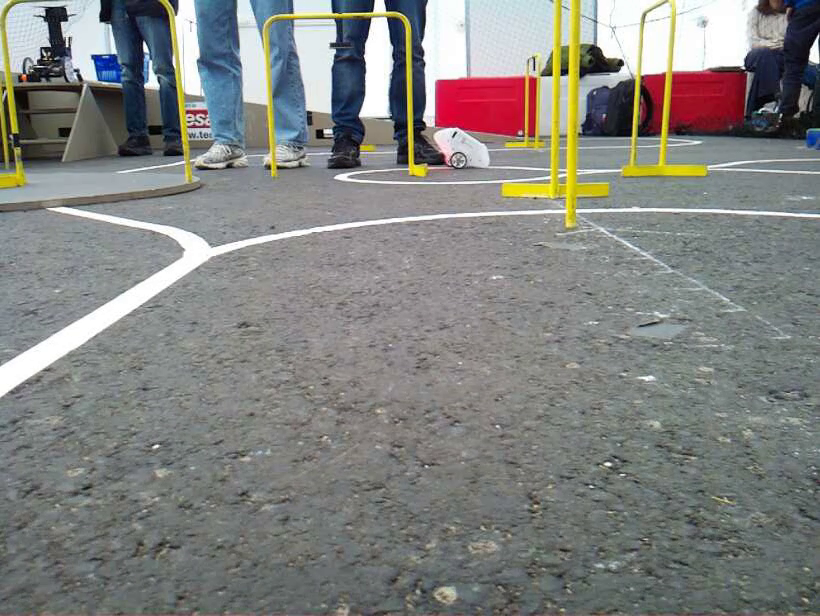
#> input picture frame 2 of mqtt_python/recordings/test1/video.mp4, 820 x 616 px, given in place of the camera
$ python detect_balls.py
#> lines starting #> are read from the running program, lines starting #| are printed output that depends on the picture; after the words box and inside, x2 and y2 are one past the last pixel; in counts of white or black regions, pixels touching at a corner belong together
#!/usr/bin/env python3

import argparse
import json
import os
from dataclasses import dataclass

import cv2 as cv
import numpy as np


WINDOW_FRAME = "Ball detection"
WINDOW_MASK = "Active colour mask"
WINDOW_CTRL = "Tuning controls"

COLOUR_KEYS = {
	"b": "blue",
	"r": "red",
	"w": "white",
}

DRAW_COLOURS = {
	"blue": (255, 100, 20),
	"red": (40, 40, 255),
	"white": (220, 220, 220),
}


@dataclass
class ColourThreshold:
	h_low: int
	h_high: int
	s_low: int
	s_high: int
	v_low: int
	v_high: int


def default_config():
	return {
		"blue": ColourThreshold(90, 135, 70, 255, 50, 255),
		# Red wraps hue around 0 in HSV, so h_low > h_high is intentional.
		"red": ColourThreshold(170, 10, 80, 255, 60, 255),
		"white": ColourThreshold(0, 179, 0, 70, 150, 255),
		"detector": {
			"min_radius": 8,
			"max_radius": 120,
			"min_area": 200,
			"min_circularity_x100": 70,
			"open_kernel": 3,
			"close_kernel": 5,
		},
	}


def create_trackbars(config, active_colour):
	cv.namedWindow(WINDOW_CTRL, cv.WINDOW_NORMAL)
	cv.resizeWindow(WINDOW_CTRL, 480, 360)

	def _noop(_):
		return

	ct = config[active_colour]
	det = config["detector"]

	cv.createTrackbar("H low", WINDOW_CTRL, ct.h_low, 179, _noop)
	cv.createTrackbar("H high", WINDOW_CTRL, ct.h_high, 179, _noop)
	cv.createTrackbar("S low", WINDOW_CTRL, ct.s_low, 255, _noop)
	cv.createTrackbar("S high", WINDOW_CTRL, ct.s_high, 255, _noop)
	cv.createTrackbar("V low", WINDOW_CTRL, ct.v_low, 255, _noop)
	cv.createTrackbar("V high", WINDOW_CTRL, ct.v_high, 255, _noop)

	cv.createTrackbar("Min radius", WINDOW_CTRL, det["min_radius"], 200, _noop)
	cv.createTrackbar("Max radius", WINDOW_CTRL, det["max_radius"], 250, _noop)
	cv.createTrackbar("Min area", WINDOW_CTRL, det["min_area"], 20000, _noop)
	cv.createTrackbar(
		"Min circularity x100",
		WINDOW_CTRL,
		det["min_circularity_x100"],
		100,
		_noop,
	)
	cv.createTrackbar("Open kernel", WINDOW_CTRL, det["open_kernel"], 15, _noop)
	cv.createTrackbar("Close kernel", WINDOW_CTRL, det["close_kernel"], 15, _noop)


def write_trackbars_to_config(config, active_colour):
	ct = config[active_colour]
	det = config["detector"]

	ct.h_low = cv.getTrackbarPos("H low", WINDOW_CTRL)
	ct.h_high = cv.getTrackbarPos("H high", WINDOW_CTRL)
	ct.s_low = cv.getTrackbarPos("S low", WINDOW_CTRL)
	ct.s_high = cv.getTrackbarPos("S high", WINDOW_CTRL)
	ct.v_low = cv.getTrackbarPos("V low", WINDOW_CTRL)
	ct.v_high = cv.getTrackbarPos("V high", WINDOW_CTRL)

	det["min_radius"] = max(1, cv.getTrackbarPos("Min radius", WINDOW_CTRL))
	det["max_radius"] = max(det["min_radius"], cv.getTrackbarPos("Max radius", WINDOW_CTRL))
	det["min_area"] = max(10, cv.getTrackbarPos("Min area", WINDOW_CTRL))
	det["min_circularity_x100"] = cv.getTrackbarPos("Min circularity x100", WINDOW_CTRL)
	det["open_kernel"] = cv.getTrackbarPos("Open kernel", WINDOW_CTRL)
	det["close_kernel"] = cv.getTrackbarPos("Close kernel", WINDOW_CTRL)


# [8 lines left out: function set_trackbars_from_colour, not called in this run]


def make_mask(hsv_img, threshold: ColourThreshold):
	lower = np.array([threshold.h_low, threshold.s_low, threshold.v_low], dtype=np.uint8)
	upper = np.array([threshold.h_high, threshold.s_high, threshold.v_high], dtype=np.uint8)

	if threshold.h_low <= threshold.h_high:
		return cv.inRange(hsv_img, lower, upper)

	# Hue range wraps around 179->0 for colours near red.
	lower_1 = np.array([0, threshold.s_low, threshold.v_low], dtype=np.uint8)
	upper_1 = np.array([threshold.h_high, threshold.s_high, threshold.v_high], dtype=np.uint8)
	lower_2 = np.array([threshold.h_low, threshold.s_low, threshold.v_low], dtype=np.uint8)
	upper_2 = np.array([179, threshold.s_high, threshold.v_high], dtype=np.uint8)
	return cv.bitwise_or(cv.inRange(hsv_img, lower_1, upper_1), cv.inRange(hsv_img, lower_2, upper_2))


def apply_morphology(mask, open_kernel, close_kernel):
	if open_kernel > 1:
		k = cv.getStructuringElement(cv.MORPH_ELLIPSE, (open_kernel, open_kernel))
		mask = cv.morphologyEx(mask, cv.MORPH_OPEN, k, iterations=1)
	if close_kernel > 1:
		k = cv.getStructuringElement(cv.MORPH_ELLIPSE, (close_kernel, close_kernel))
		mask = cv.morphologyEx(mask, cv.MORPH_CLOSE, k, iterations=1)
	return mask


def detect_balls_in_mask(mask, det_cfg, colour_name):
	contours, _ = cv.findContours(mask, cv.RETR_EXTERNAL, cv.CHAIN_APPROX_SIMPLE)
	detections = []

	min_area = float(det_cfg["min_area"])
	min_radius = float(det_cfg["min_radius"])
	max_radius = float(det_cfg["max_radius"])
	min_circularity = float(det_cfg["min_circularity_x100"]) / 100.0

	for contour in contours:
		area = cv.contourArea(contour)
		if area < min_area:
			continue

		perimeter = cv.arcLength(contour, True)
		if perimeter <= 0:
			continue

		circularity = 4.0 * np.pi * area / (perimeter * perimeter)
		if circularity < min_circularity:
			continue

		(x, y), radius = cv.minEnclosingCircle(contour)
		if radius < min_radius or radius > max_radius:
			continue

		detections.append(
			{
				"colour": colour_name,
				"center": (int(x), int(y)),
				"radius": int(radius),
				"area": float(area),
				"circularity": float(circularity),
			}
		)

	return detections


def load_config(path):
	cfg = default_config()
	if not path or not os.path.exists(path):
		return cfg

	with open(path, "r", encoding="utf-8") as f:
		raw = json.load(f)

	for colour in ("blue", "red", "white"):
		if colour in raw:
			item = raw[colour]
			cfg[colour] = ColourThreshold(
				int(item["h_low"]),
				int(item["h_high"]),
				int(item["s_low"]),
				int(item["s_high"]),
				int(item["v_low"]),
				int(item["v_high"]),
			)

	if "detector" in raw:
		cfg["detector"].update(raw["detector"])

	return cfg


# [13 lines left out: function save_config, not called in this run]


def parse_args():
	parser = argparse.ArgumentParser(description="Detect blue/red/white balls and show center locations.")
	parser.add_argument(
		"--source",
		default="0",
		help="Camera source index or URL (default: 0).",
	)
	parser.add_argument(
		"--config",
		default="ball_detect_config.json",
		help="Path to load/save tuning configuration.",
	)
	parser.add_argument(
		"--no-gui",
		action="store_true",
		help="Run without OpenCV windows and print detections only.",
	)
	return parser.parse_args()


def open_capture(source_arg):
	if source_arg.isdigit():
		return cv.VideoCapture(int(source_arg))
	return cv.VideoCapture(source_arg)


def main():
	args = parse_args()
	config = load_config(args.config)

	cap = open_capture(args.source)
	if not cap.isOpened():
		print(f"Failed to open camera source: {args.source}")
		return

	active_colour = "blue"

	if not args.no_gui:
		cv.namedWindow(WINDOW_FRAME, cv.WINDOW_NORMAL)
		cv.namedWindow(WINDOW_MASK, cv.WINDOW_NORMAL)
		create_trackbars(config, active_colour)
		print("Controls: b/r/w switch colour tuning, s save config, q quit")

	while True:
		ret, frame = cap.read()
#> frame is the input picture: shape (616, 820, 3); mean B, G, R 127.7, 130.7, 130.1
		if not ret:
			print("Camera frame read failed.")
			break

		if not args.no_gui:
			write_trackbars_to_config(config, active_colour)

		hsv = cv.cvtColor(frame, cv.COLOR_BGR2HSV)
#> hsv: shape (616, 820, 3); mean H, S, V 75.4, 32.8, 137.6
		all_detections = []
		active_mask = None

		for colour_name in ("blue", "red", "white"):
			raw_mask = make_mask(hsv, config[colour_name])
			mask = apply_morphology(
				raw_mask,
				config["detector"]["open_kernel"],
				config["detector"]["close_kernel"],
			)

			if colour_name == active_colour:
				active_mask = mask

			all_detections.extend(detect_balls_in_mask(mask, config["detector"], colour_name))
#> this loop made 3 passes
#> pass 1, in main, `raw_mask = make_mask(hsv, config[colour_name])`:
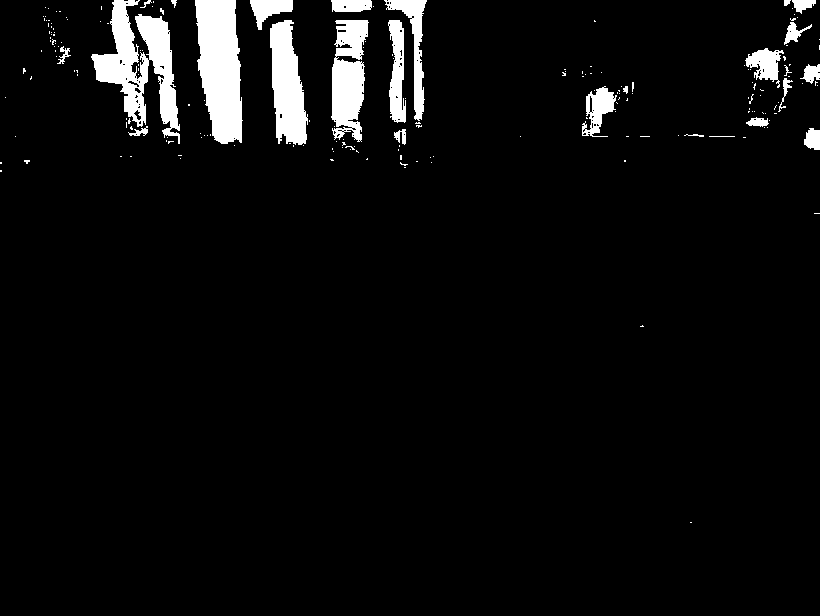
#> raw_mask: shape (616, 820); 4.9% white; 195 white regions (169 under 20 px), largest, box (x1, y1, x2, y2) and area: (91, 0, 180, 144) 5400, (195, 0, 243, 144) 5222, (270, 20, 308, 145) 3238
#> pass 1, in apply_morphology, `mask = cv.morphologyEx(mask, cv.MORPH_CLOSE, k, iterations=1)`:
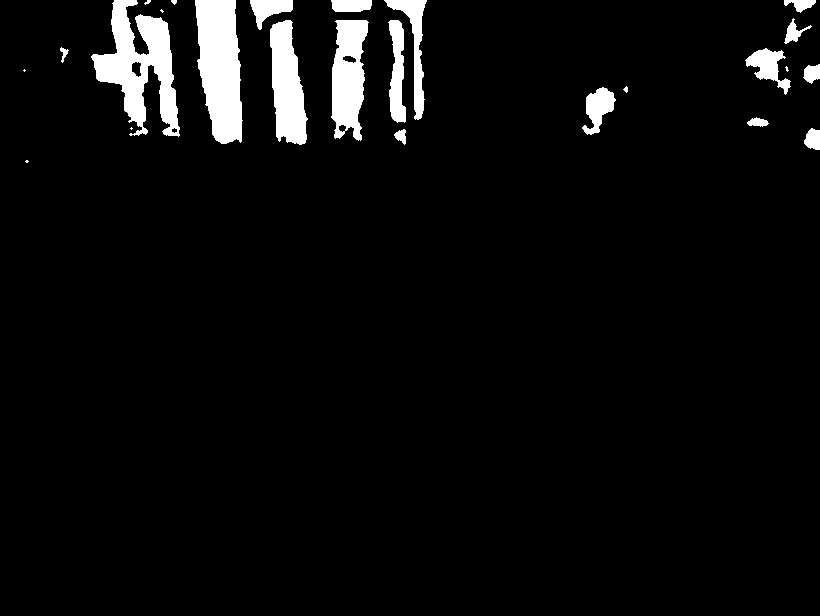
#> mask: shape (616, 820); 4.8% white; 25 white regions (6 under 20 px), largest, box (x1, y1, x2, y2) and area: (91, 0, 180, 137) 5649, (195, 0, 243, 144) 5211, (270, 20, 308, 145) 3222
#> pass 2, in main, `raw_mask = make_mask(hsv, config[colour_name])`:
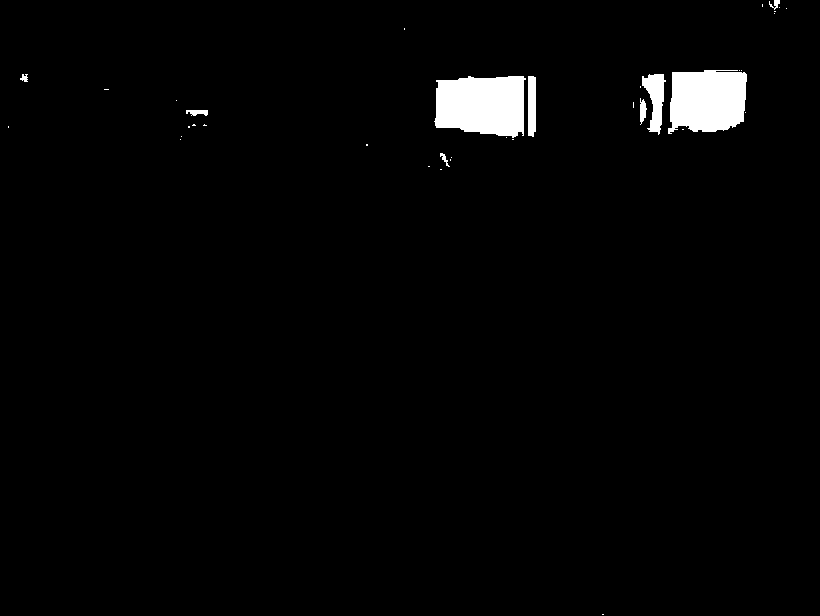
#> raw_mask: shape (616, 820); 2.1% white; 37 white regions (28 under 20 px), largest, box (x1, y1, x2, y2) and area: (434, 76, 526, 138) 4787, (668, 70, 747, 134) 4283, (642, 74, 666, 135) 807
#> after the loop:
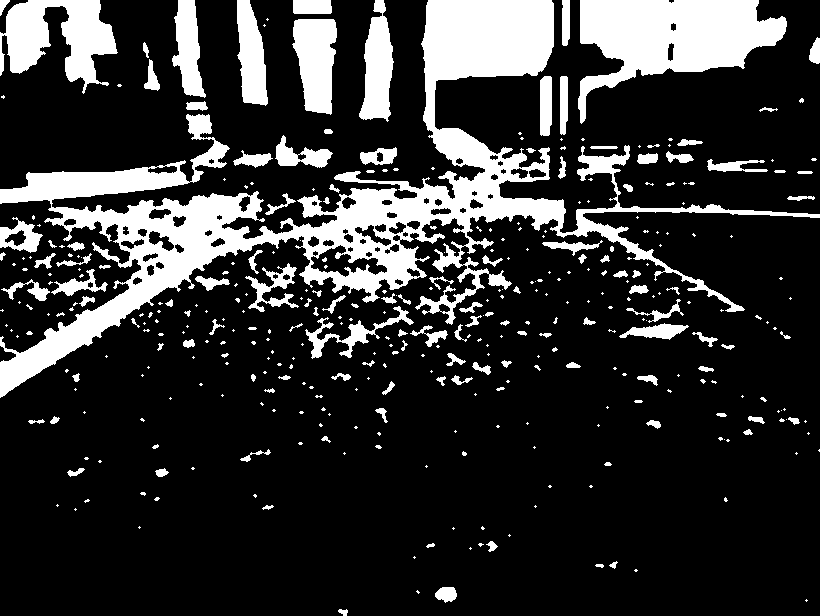
#> mask: shape (616, 820); 19.6% white; 385 white regions (250 under 20 px), largest, box (x1, y1, x2, y2) and area: (0, 0, 820, 398) 51572, (578, 0, 787, 124) 12895, (0, 0, 118, 94) 5860
#> after the loop:
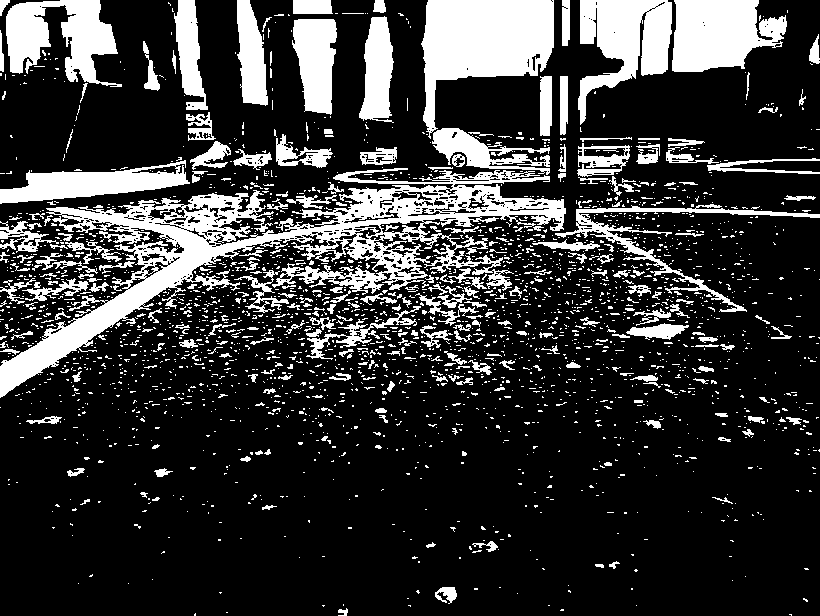
#> raw_mask: shape (616, 820); 21.5% white; 2601 white regions (2328 under 20 px), largest, box (x1, y1, x2, y2) and area: (0, 168, 566, 398) 27316, (421, 0, 554, 139) 10218, (578, 0, 672, 125) 6252
#> after the loop, all_detections = 2 items

		for det in all_detections:
			x, y = det["center"]
			radius = det["radius"]
			colour = det["colour"]
			draw_col = DRAW_COLOURS[colour]

			cv.circle(frame, (x, y), radius, draw_col, 2)
			cv.circle(frame, (x, y), 3, (0, 255, 0), -1)
			cv.putText(
				frame,
				f"{colour} ({x},{y})",
				(x + 8, y - 8),
				cv.FONT_HERSHEY_SIMPLEX,
				0.55,
				draw_col,
				2,
			)
#> this loop made 2 passes
#> (x, y, radius, colour, draw_col) on passes 1 to 2: (814, 138, 11, 'blue', (255, 100, 20)), (445, 594, 10, 'white', (220, 220, 220))
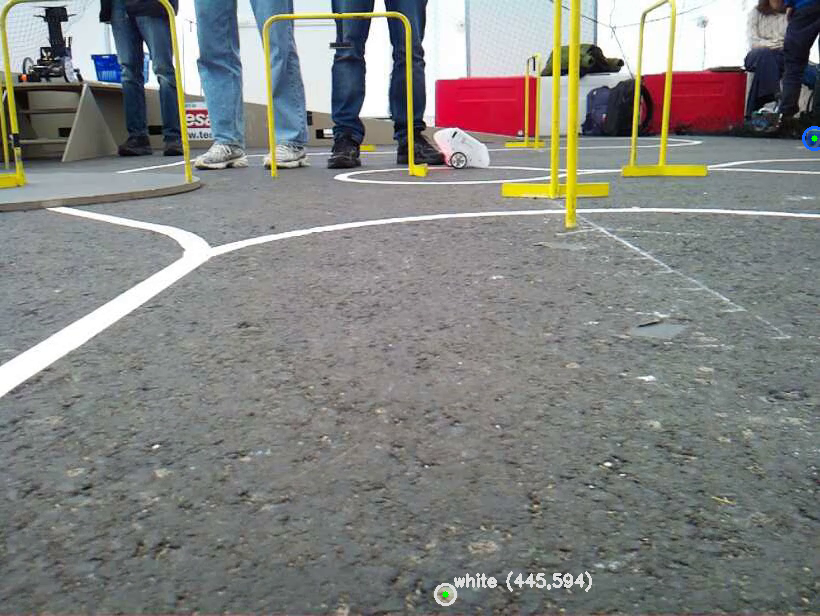
#> frame: shape (616, 820, 3); 0.28% of pixels changed, all inside (x1, y1, x2, y2) = (434, 126, 820, 606)

		if all_detections:
			msg = "; ".join(
				[f"{d['colour']}@({d['center'][0]},{d['center'][1]}) r={d['radius']}" for d in all_detections]
			)
			print(msg)
#| blue@(814,138) r=11; white@(445,594) r=10

		if args.no_gui:
			continue

		cv.putText(
			frame,
			f"Tuning: {active_colour} | balls: {len(all_detections)}",
			(10, 30),
			cv.FONT_HERSHEY_SIMPLEX,
			0.8,
			(20, 255, 20),
			2,
		)
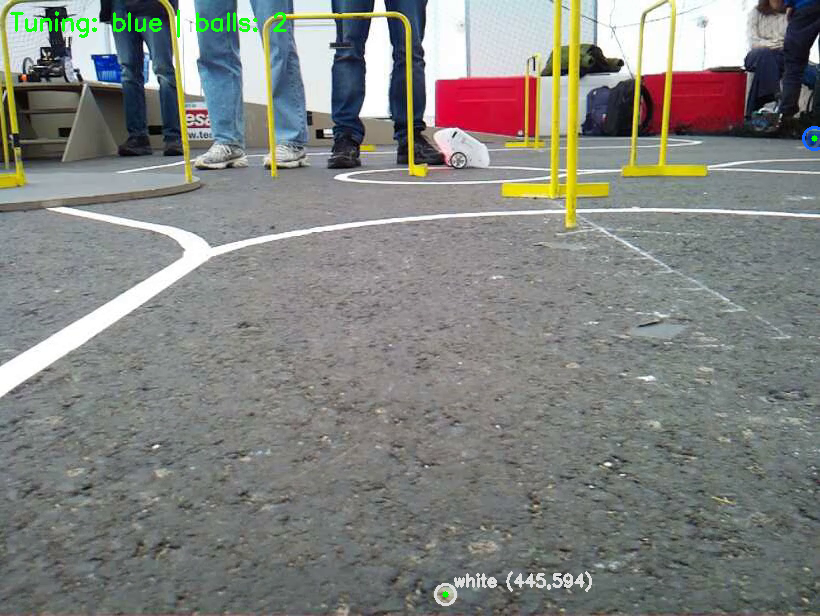
#> frame: shape (616, 820, 3); 0.33% of pixels changed, all inside (x1, y1, x2, y2) = (10, 9, 287, 38)

		cv.imshow(WINDOW_FRAME, frame)
		if active_mask is not None:
			cv.imshow(WINDOW_MASK, active_mask)

		key = cv.waitKey(1) & 0xFF
#> (key q is pressed here)
		if key == ord("q"):
			break
		if key == ord("s"):
			save_config(config, args.config)
		if chr(key) in COLOUR_KEYS:
			active_colour = COLOUR_KEYS[chr(key)]
			set_trackbars_from_colour(config, active_colour)

	cap.release()
	cv.destroyAllWindows()


if __name__ == "__main__":
	main()

$ run again, starting later in the video
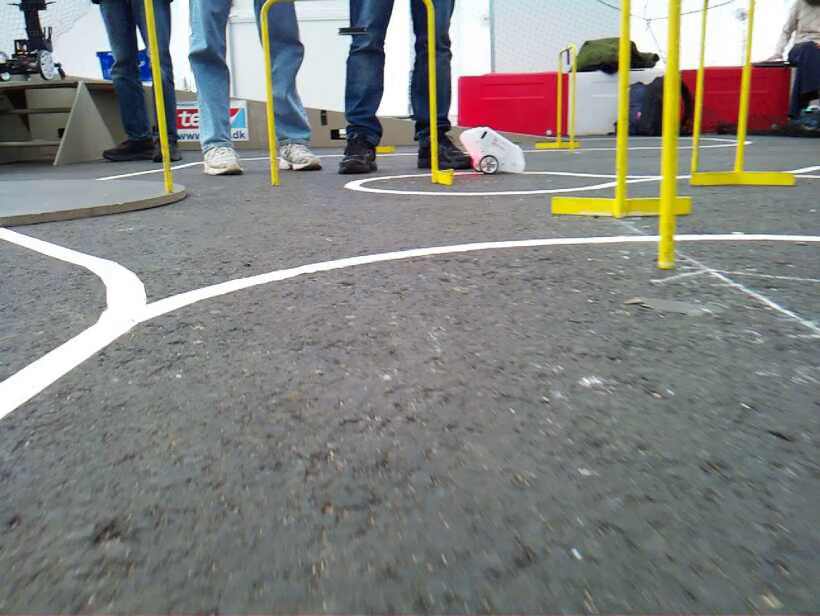
#> input picture frame 9 of mqtt_python/recordings/test1/video.mp4, 820 x 616 px, given in place of the camera
#> in main, frame is the input picture: shape (616, 820, 3); mean B, G, R 127.5, 131, 130.6
#> hsv: shape (616, 820, 3); mean H, S, V 80.5, 34.3, 138.3
#> after the loop in main, `for colour_name in ("blue", "red", "white"):`:
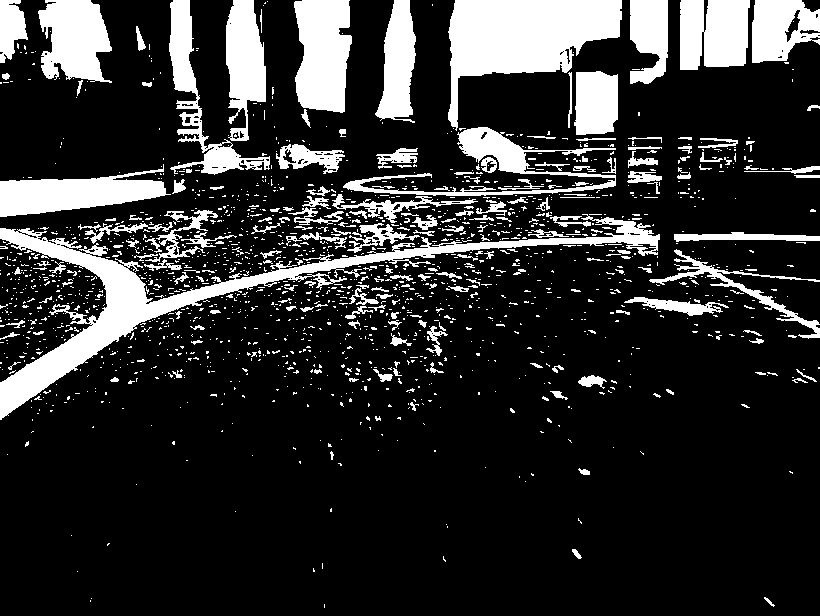
#> raw_mask: shape (616, 820); 18.5% white; 1734 white regions (1529 under 20 px), largest, box (x1, y1, x2, y2) and area: (0, 214, 660, 420) 14894, (448, 0, 622, 131) 11275, (294, 0, 352, 113) 5375
#> after the loop in main, `for colour_name in ("blue", "red", "white"):`: all_detections = 1 item
#> the loop in main, `for det in all_detections:` made 1 pass
#> (x, y, radius, colour, draw_col) on pass 1: (768, 98, 36, 'red', (40, 40, 255))
#| red@(768,98) r=36
#> in main, `cv.putText( frame, f"Tuning: {active_colour} | balls: {len(all_detecti..`:
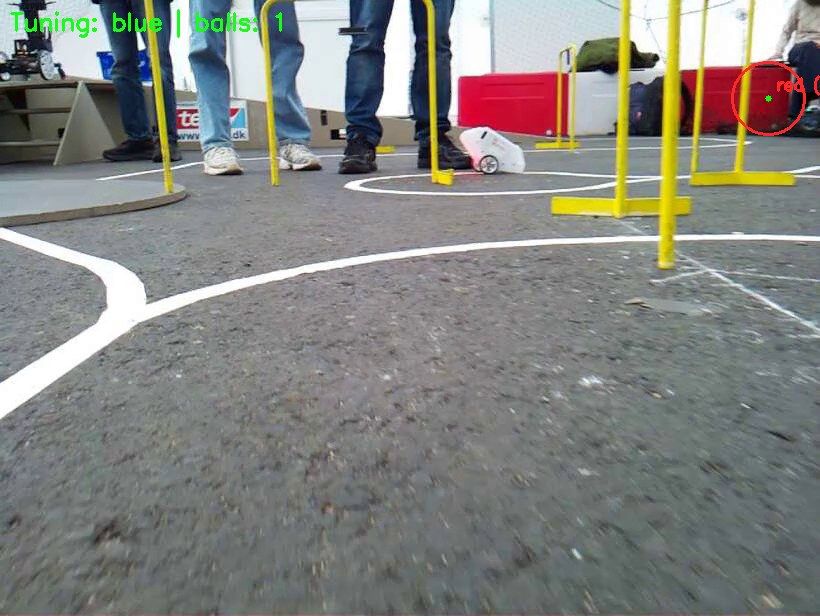
#> frame: shape (616, 820, 3); mean B, G, R 127, 131.3, 130.5
